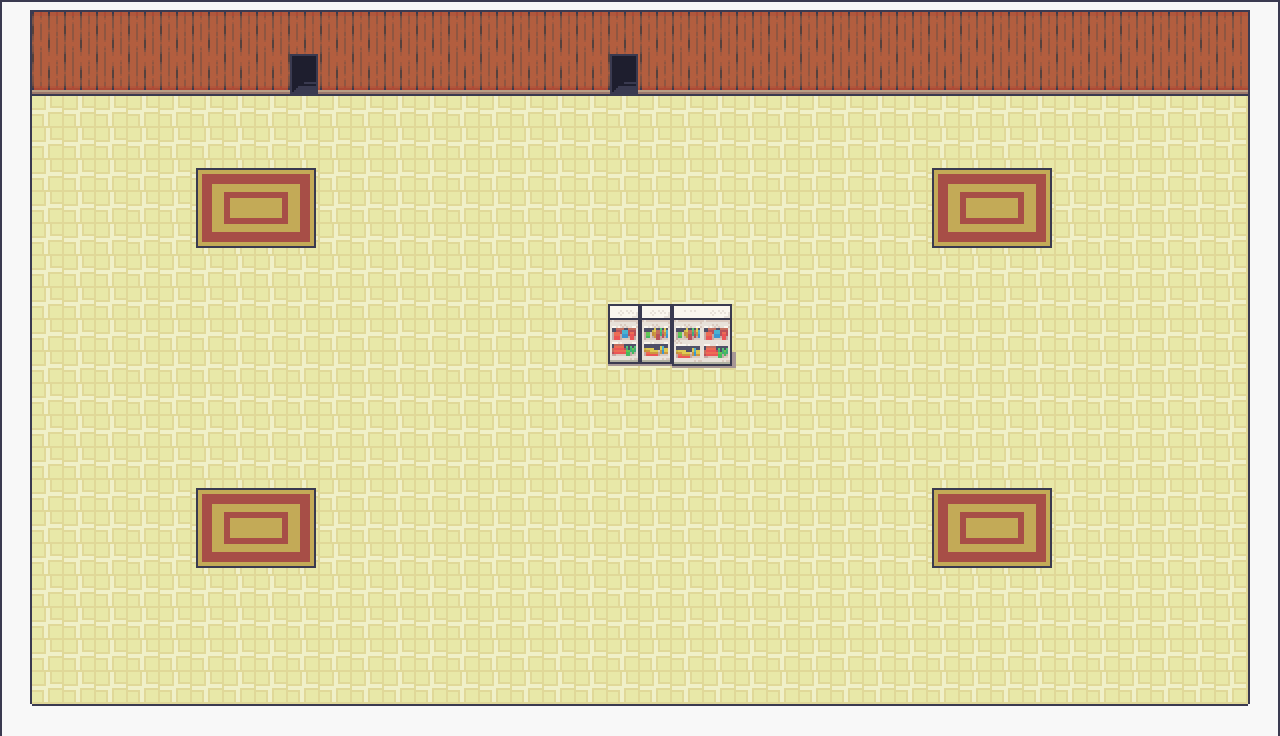

Below is a game level as drawn by its tile map, then a one-line description and the .tmx that defines it (tile-layer data replaced by summaries):
An orthogonal 40x23 tile map with 32x32 px tiles, 3 tile layers (background, underlay, overlay), 2 tilesets and 10 objects.

<map version="1.5" tiledversion="1.7.2" orientation="orthogonal" renderorder="right-down" width="40" height="23" tilewidth="32" tileheight="32" infinite="0" nextlayerid="10" nextobjectid="17">
 <tileset firstgid="1" source="interiors.tsx" />
 <tileset firstgid="1425" source="interiors_floors_walls.tsx" />
 <layer id="1" name="background" width="40" height="23">
  <data>[920 cells, 920 non-empty, 10 distinct tile ids]</data>
 </layer>
 <layer id="2" name="underlay" width="40" height="23">
  <data>[920 cells, 56 non-empty, 20 distinct tile ids]</data>
 </layer>
 <layer id="3" name="overlay" width="40" height="23">
  <data>[920 cells, 8 non-empty, 6 distinct tile ids]</data>
 </layer>
 <objectgroup id="4" name="obstacles">
  <object id="3" x="609" y="318.5" width="121.5" height="24.5" />
  <object id="6" x="8" y="41.3334" width="1276" height="30.6667" />
  <object id="7" x="1249.33" y="29.3333" width="28" height="673.333" />
  <object id="9" x="29.3333" y="704" width="1220" height="32" />
  <object id="10" x="0" y="60" width="29.3333" height="641.333" />
 </objectgroup>
 <objectgroup id="5" name="doors">
  <object id="11" x="298" y="69.3334" width="12.6667" height="12">
   <properties>
    <property name="col" type="int" value="1" />
    <property name="map_name" value="map2" />
    <property name="row" type="int" value="3" />
   </properties>
  </object>
  <object id="12" x="619.333" y="70.6667" width="9" height="10">
   <properties>
    <property name="col" type="int" value="29" />
    <property name="map_name" value="map3" />
    <property name="row" type="int" value="3" />
   </properties>
  </object>
 </objectgroup>
 <objectgroup id="7" name="items">
  <object id="13" x="576" y="480" width="96.6667" height="96">
   <properties>
    <property name="item_col" type="int" value="19" />
    <property name="item_id" value="0" />
    <property name="item_qty" type="int" value="11" />
    <property name="item_row" type="int" value="16" />
   </properties>
  </object>
 </objectgroup>
 <objectgroup id="8" name="npcs">
  <object id="14" x="863.333" y="320" width="98.6667" height="95.3333">
   <properties>
    <property name="npc_col" type="int" value="28" />
    <property name="npc_id" value="0" />
    <property name="npc_row" type="int" value="11" />
    <property name="speech_id" value="0" />
   </properties>
  </object>
 </objectgroup>
 <objectgroup id="9" name="animated_tiles">
  <object id="15" x="382.667" y="190.667" width="97.3333" height="94.6667">
   <properties>
    <property name="animated_tile_id" value="0" />
    <property name="tile_col" type="int" value="13" />
    <property name="tile_row" type="int" value="7" />
   </properties>
  </object>
 </objectgroup>
</map>
